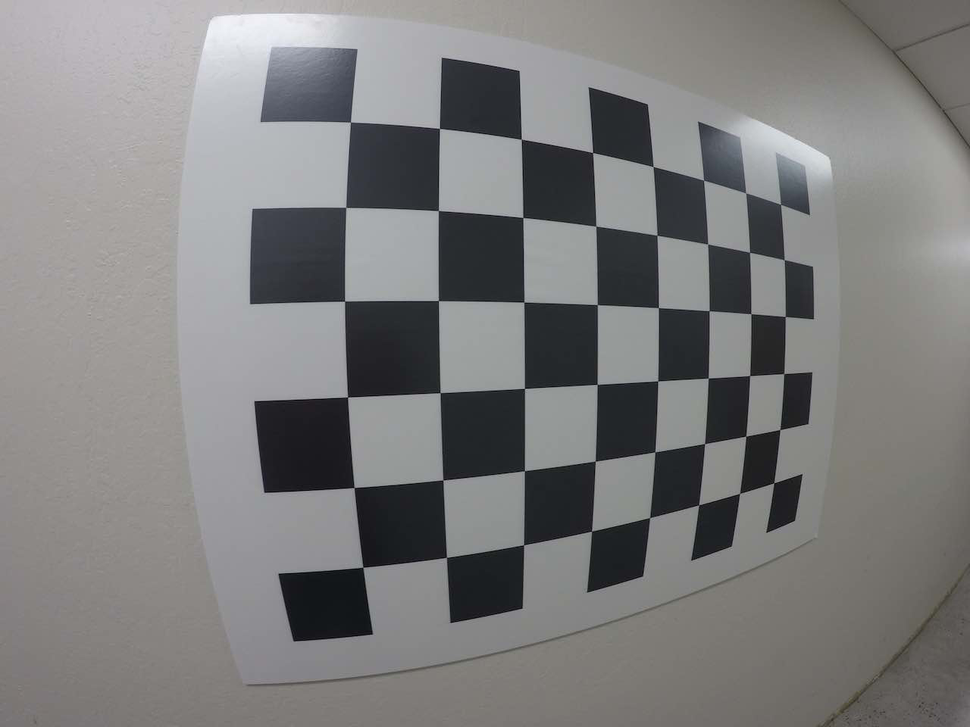
#> input picture P02_AdvancedLaneLines/input/exercise_images/test_image2.png, 970 x 727 px, shrunk from 1280 x 960 before the run
$ python camera_calibration.py
#> lines starting #> are read from the running program, lines starting #| are printed output that depends on the picture; after the words box and inside, x2 and y2 are one past the last pixel; in counts of white or black regions, pixels touching at a corner belong together
import pickle
import cv2
import numpy as np
import matplotlib.pyplot as plt
import matplotlib.image as mpimg

# Read in the saved camera matrix and distortion coefficients
# These are the arrays you calculated using cv2.calibrateCamera()
dist_pickle = pickle.load(open("wide_dist_pickle.p", "rb"))
#> (reads P02_AdvancedLaneLines/exercises/wide_dist_pickle.p from the repository)
mtx = dist_pickle["mtx"]
dist = dist_pickle["dist"]
print('mtx:', mtx)
print('dist:', dist)

# Read in an image
img = cv2.imread('../input/exercise_images/test_image2.png')
#> img is the input picture: shape (727, 970, 3); mean B, G, R 124.9, 125, 125.3
nx = 8 # the number of inside corners in x
ny = 6 # the number of inside corners in y

# MODIFY THIS FUNCTION TO GENERATE OUTPUT
# THAT LOOKS LIKE THE IMAGE ABOVE
def corners_unwarp(img, nx, ny, mtx, dist):
#> called with nx = 8, ny = 6, mtx = array of shape (3, 3), dist = array of shape (1, 5)
    width = img.shape[1]
#> width = 970
    height = img.shape[0]
#> height = 727
    top = int(height * 0.1)
#> top = 72
    bottom = int(height * 0.9)
#> bottom = 654
    right = int(width * 0.9)
#> right = 873
    left = int(width * 0.1)
#> left = 97
    # Pass in your image into this function
    # Write code to do the following steps
    # 1) Undistort using mtx and dist
    undistorted = cv2.undistort(img, mtx, dist, None, mtx)
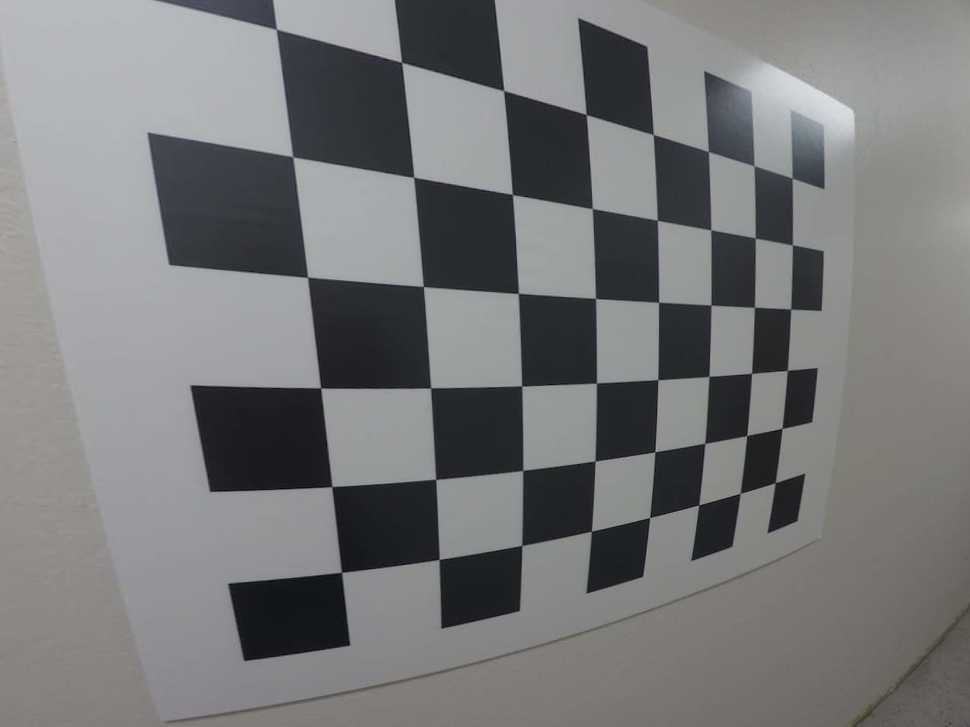
#> undistorted: shape (727, 970, 3); mean B, G, R 120.7, 119.9, 119.1
    # 2) Convert to grayscale
    gray = cv2.cvtColor(undistorted, cv2.COLOR_RGB2GRAY)
    print('gray shape:', gray.shape)
#| gray shape: (727, 970)
    # 3) Find the chessboard corners
    success, corners = cv2.findChessboardCorners(gray, (nx, ny), cv2.CALIB_CB_NORMALIZE_IMAGE + cv2.CALIB_CB_FILTER_QUADS)
#> success = True; corners = 48 rows, first 8: [279, 31], [402.5, 63.37], [503.8, 90.28], [585.9, 114.2], [653.2, 134.5], [708.3, 151.4], [753.7, 166.3], [792.1, 177.9]
    # 4) If corners found:
    if success:
        # a) draw corners
        cv2.drawChessboardCorners(undistorted, (nx, ny), corners, success)
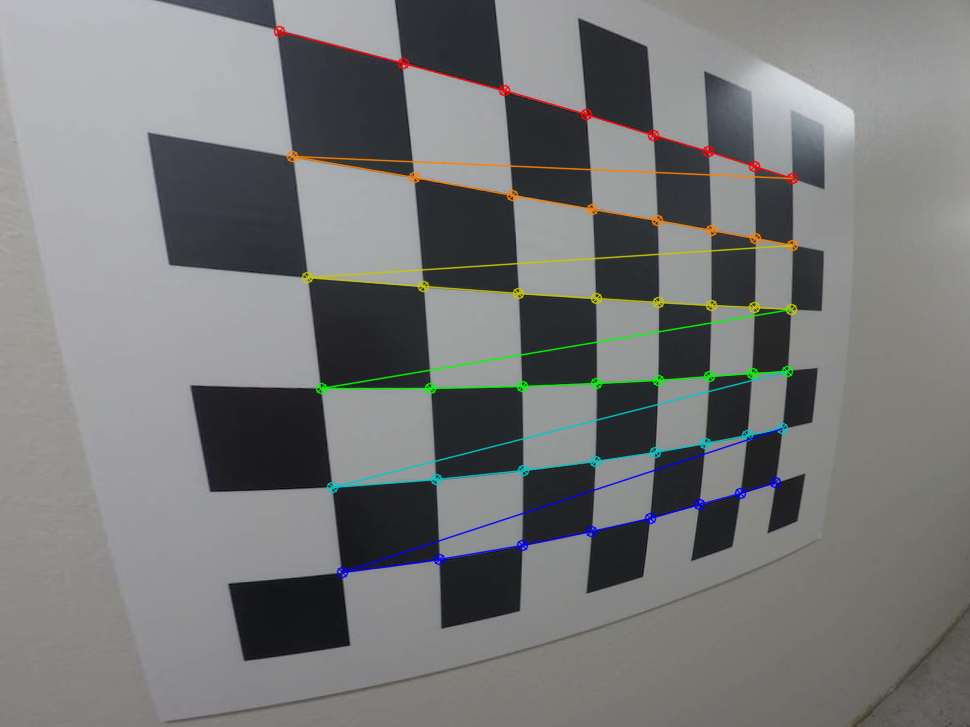
#> undistorted: shape (727, 970, 3); 2.76% of pixels changed, all inside (x1, y1, x2, y2) = (273, 25, 799, 579)
        # b) define 4 source points src = np.float32([[,],[,],[,],[,]])
        src = np.float32([corners[0], corners[nx-1], corners[-1], corners[-nx]])
#> src = [[279, 31], [792.1, 177.9], [775.3, 482.5], [341.6, 572.1]]
                 #Note: you could pick any four of the detected corners
                 # as long as those four corners define a rectangle
                 #One especially smart way to do this would be to use four well-chosen
                 # corners that were automatically detected during the undistortion steps
                 #We recommend using the automatic detection of corners in your code
        # c) define 4 destination points dst = np.float32([[,],[,],[,],[,]])
        dst = np.float32([[left, top], [right, top], [right, bottom], [left, bottom]])
        # d) use cv2.getPerspectiveTransform() to get M, the transform matrix
        M = cv2.getPerspectiveTransform(src, dst)
#> M = [[0.622, -0.0978, -92.22], [-0.26, 0.726, 108.2], [-0.000666, -0.000188, 1]]
        # e) use cv2.warpPerspective() to warp your image to a top-down view
        warped = cv2.warpPerspective(undistorted, M, (width, height))
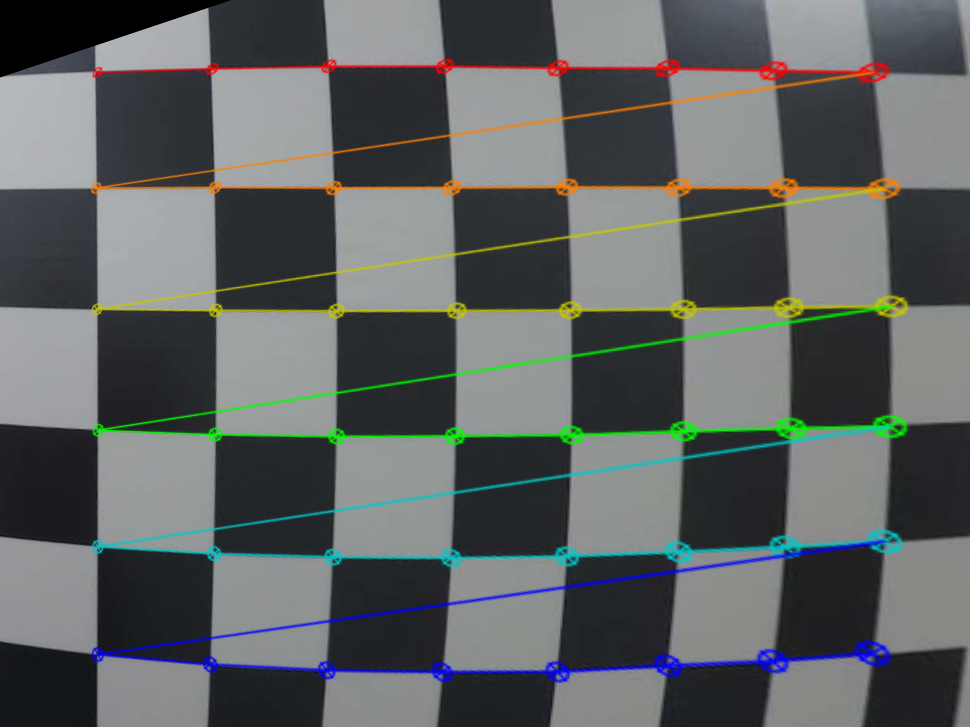
#> warped: shape (727, 970, 3); mean B, G, R 97.9, 97.9, 93.8
        print('warped.shape:', warped.shape)
#| warped.shape: (727, 970, 3)
    return warped, M

top_down, perspective_M = corners_unwarp(img, nx, ny, mtx, dist)
#> perspective_M has the same summary as M in corners_unwarp
f, (ax1, ax2) = plt.subplots(1, 2, figsize=(16, 6))
f.tight_layout()
ax1.imshow(img)
ax1.set_title('Original Image', fontsize=30)
ax2.imshow(top_down)
ax2.set_title('Undistorted and Warped Image', fontsize=30)
plt.subplots_adjust(left=0., right=1, top=0.9, bottom=0.)
plt.show()
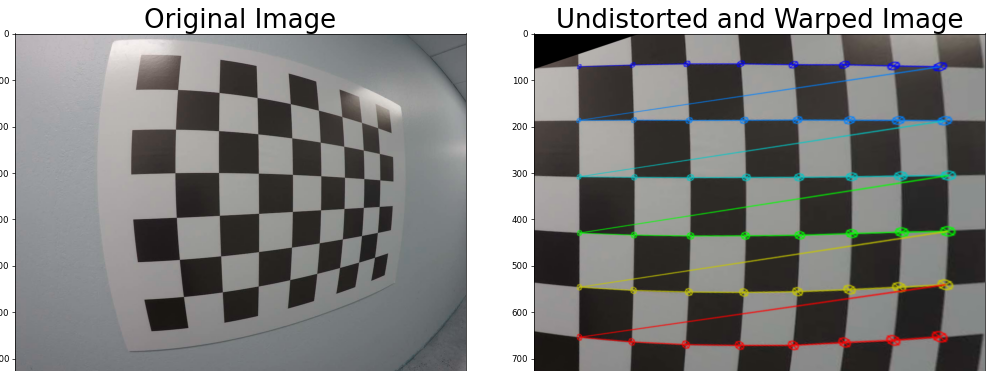
#> figure drawn by matplotlib, 2 panels; B, G, R data is drawn as R, G, B
